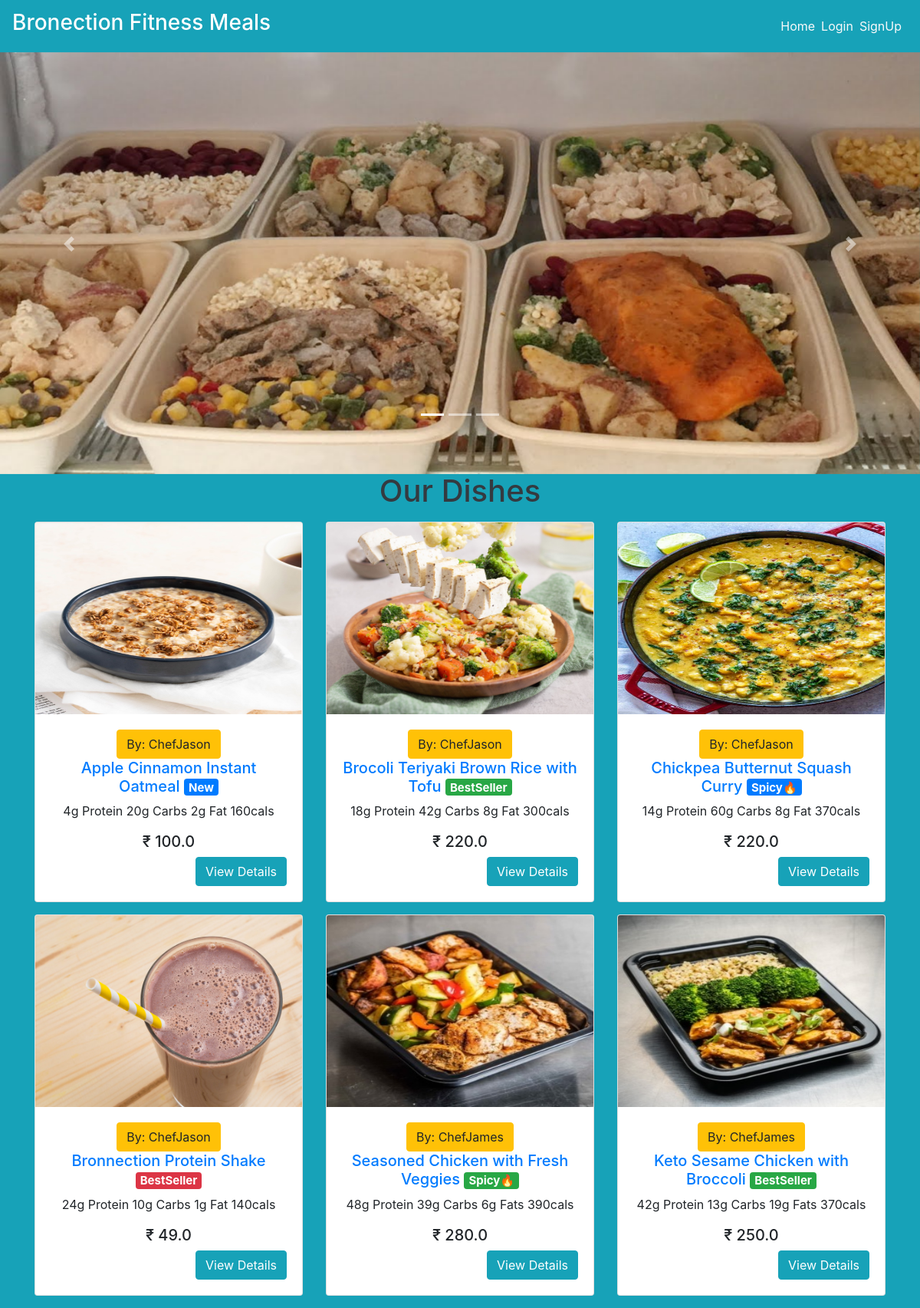
The page / on the database its author committed.
### main/models.py (models this page shows, shortened)
class Item(models.Model):
    LABELS = (
        ('BestSeller', 'BestSeller'),
        ('New', 'New'),
        ('Spicy🔥', 'Spicy🔥'),
    )
    LABEL_COLOUR = (
        ('danger', 'danger'),
        ('success', 'success'),
        ('primary', 'primary'),
        ('info', 'info')
    )
    title = models.CharField(max_length=150)
    description = models.CharField(max_length=250,blank=True)
    price = models.FloatField()
    pieces = models.IntegerField(default=6)
    instructions = models.CharField(max_length=250,default="Jain Option Available")
    image = models.ImageField(default='default.png', upload_to='images/')
    labels = models.CharField(max_length=25, choices=LABELS, blank=True)
    label_colour = models.CharField(max_length=15, choices=LABEL_COLOUR, blank=True)
    slug = models.SlugField(default="sushi_name")
    created_by = models.ForeignKey(User, on_delete=models.CASCADE)

### main/views.py (the view)
# urls.py: path('', MenuListView.as_view(), name='home'),
class MenuListView(ListView):
    model = Item
    template_name = 'main/home.html'
    context_object_name = 'menu_items'

### main/templates/main/home.html (shortened to what this page needs)
{% extends "main/layout.html" %}
{% block content %}
  <div class="home bg-info text-black">
    <div id="carouselExampleCaptions" class="carousel slide mb-5" data-ride="carousel" style="height: 500px;">
        <ol class="carousel-indicators">
          <li data-target="#carouselExampleCaptions" data-slide-to="0" class="active"></li>
          <li data-target="#carouselExampleCaptions" data-slide-to="1"></li>
          <li data-target="#carouselExampleCaptions" data-slide-to="2"></li>
        </ol>
        <div class="carousel-inner">
          <div class="carousel-item active">
            <img src="../media/Fx1.jpg" class="d-block w-100" alt="sushi1" height="550px">
            <div class="carousel-caption d-none d-md-block text-dark">
            </div>
          </div>
        </div>
        <a class="carousel-control-prev" href="#carouselExampleCaptions" role="button" data-slide="prev">
          <span class="carousel-control-prev-icon" aria-hidden="true"></span>
        </a>
        <a class="carousel-control-next" href="#carouselExampleCaptions" role="button" data-slide="next">
          <span class="carousel-control-next-icon" aria-hidden="true"></span>
        </a>
    </div>
    <div class="container">
      <h1 class="text-center text-dark mb-3">Our Dishes</h1>
      <div class="row">
        {% for item in menu_items %}
            <div class="col-sm-4">
                <div class="card mb-3" style="height: fit-content; overflow: auto;">
                  <img src="{{ item.image.url }}" style="height: 250px;">
                    <div class="card-body text-center">
                      <button class="btn btn-warning">By: {{ item.created_by }}</button>
                      <h5 class="text-center"><a href="{% url 'main:dishes' item.slug %}">{{ item.title }} </a><span class="badge badge-{{ item.label_colour }}">{{ item.labels }}</span></h5>
                      <p class="text-center">{{ item.description }}</p>
                      <h5 class="text-center">₹ {{ item.price }}</h5>
                      <a href="{% url 'main:dishes' item.slug %}" class="btn btn-info float-right">View Details</a>
                    </div>
                </div>
            </div>
        {% endfor %}
      </div>
    </div>
  </div>
{% endblock content %}

### main/templates/main/layout.html (shortened to what this page needs)
{% load get_group %}
{% load static %}
<!DOCTYPE html>
<html lang="en">
<head>
    <link rel="stylesheet" href="https://maxcdn.bootstrapcdn.com/bootstrap/4.0.0/css/bootstrap.min.css">
    <link rel="stylesheet" type="text/css" href="{% static 'main/styles.css' %}">
</head>
<body>
    <nav class="navbar navbar-expand-lg navbar-dark bg-info text-white">
        <a class="navbar-brand" href="/"><h3>Bronection Fitness Meals</h3></a>
        <div class="collapse navbar-collapse" id="navbarNav">
            <ul class="navbar-nav ml-auto">
                    <li><a href="{% url 'main:home' %}" class="mr-2 text-light">Home</a></li>
                {% if user.is_authenticated %}
                    {% if request.user|has_group:"admin_owner" %}
                        <li><a href="{% url 'main:admin_dashboard' %}" class="mr-2 text-light">DashBoard</a></li>
                        <li>
                            <form class="logout-link" action="{% url 'accounts:logout' %}" method="post">
                                {% csrf_token %}
                                <button type="submit" class="mr-2">Logout</button>
                            </form>
                        </li>
                    {% else %}
                        <li><a href="{% url 'main:cart' %}" class="mr-2 text-light">My Cart🛒</a></li>
                        <li><a href="{% url 'main:order_details' %}" class="mr-2 text-light">Your Orders</a></li>
                        <li>
                            <form class="logout-link" action="{% url 'accounts:logout' %}" method="post">
                                {% csrf_token %}
                                <button type="submit" class="mr-2">Logout</button>
                            </form>
                        </li>
                    {% endif %}
                {% else %}
                    <li><a href="{% url 'accounts:login' %}" class="mr-2 text-light">Login</a></li>
                    <li><a href="{% url 'accounts:signup' %}" class="mr-2 text-light">SignUp</a></li>
                {% endif %}
            </ul>
        </div>
    </nav>
    <main role="main">
        {% block content %}{% endblock %}
    </main>

### rows shown on the page
Item: image (picture), created_by "ChefJason", title "Apple Cinnamon Instant Oatmeal", labels "New", description "4g Protein 20g Carbs 2g Fat 160cals", price "100.0"
Item: image (picture), created_by "ChefJason", title "Brocoli Teriyaki Brown Rice with Tofu", labels "BestSeller", description "18g Protein 42g Carbs 8g Fat 300cals", price "220.0"
Item: image (picture), created_by "ChefJason", title "Chickpea Butternut Squash Curry", labels "Spicy🔥", description "14g Protein 60g Carbs 8g Fat 370cals", price "220.0"
Item: image (picture), created_by "ChefJason", title "Bronnection Protein Shake", labels "BestSeller", description "24g Protein 10g Carbs 1g Fat 140cals", price "49.0"
Item: image (picture), created_by "ChefJames", title "Seasoned Chicken with Fresh Veggies", labels "Spicy🔥", description "48g Protein 39g Carbs 6g Fats 390cals", price "280.0"
Item: image (picture), created_by "ChefJames", title "Keto Sesame Chicken with Broccoli", labels "BestSeller", description "42g Protein 13g Carbs 19g Fats 370cals", price "250.0"
